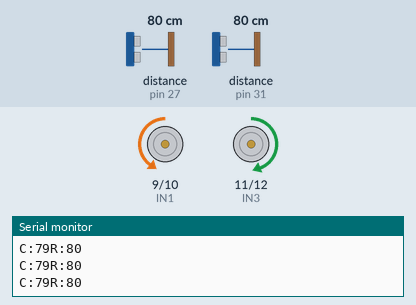
Recording of a sketch running on a simulated Arduino Mega 2560, built with avr-gcc and run on an emulated ATmega2560. Parts: motor-driver pin pairs drawn as motors (green arrow = first pin HIGH = forward, orange = second pin HIGH = backward, longer = more drive, scaled by the enable pin), the last lines printed to the serial monitor. Wiring (inferred from the names in the program): 2 × ultrasonic range finder: trigger pin 26, echo pin 27 / trigger pin 30, echo pin 31. The inputs (shaded band) are chosen by the test bench; at power-on: distance to the obstacle (sensors on pin 27, pin 31) 80 cm. The echo pulse lasts 58.3 µs per cm.

Above: at 1.7 s.
1.8 s: distance to the obstacle (sensor on pin 27) set to 10 cm
4.8 s: distance to the obstacle (sensor on pin 27) set to 7 cm
At 5.6 s:
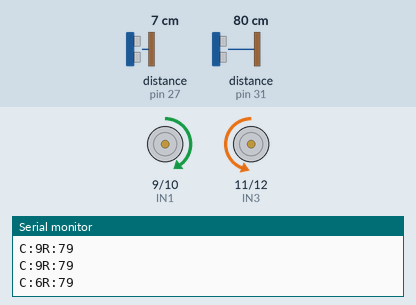
At 7.1 s:
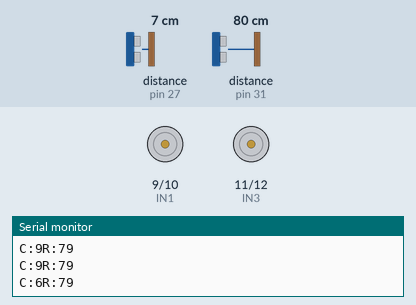
7.8 s: distance to the obstacle (sensor on pin 27) set to 9 cm
10.8 s: distance to the obstacle (sensor on pin 31) set to 20 cm
12.3 s: distance to the obstacle (sensor on pin 31) set to 16 cm
At 12.9 s:
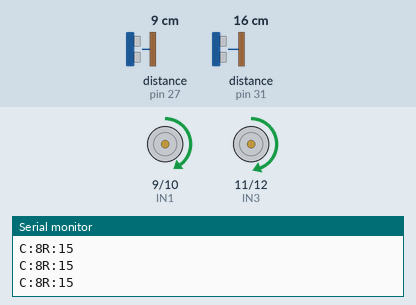
Timing chart, 0 to 15.3 s (numbered marks = the images above; inputs shaded):
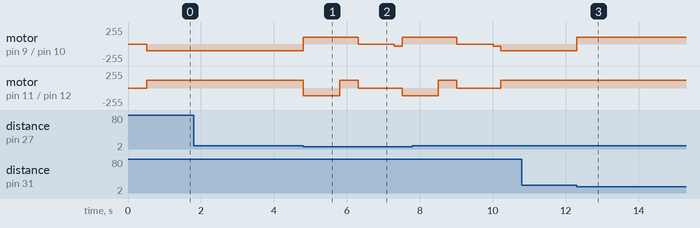

The sketch:

along_the_wall0826.ino
```cpp
#include <Servo.h>

Servo myservo1;
////motor control mode pin
#define ENA 8
#define IN1 9
#define IN2 10
#define IN3 11
#define IN4 12
#define ENB 13
//wheel speed
#define speedleft 100
#define speedright 116
#define servo1 5
//supersonic mode pin
#define R_trigger 30
#define R_echo 31
#define C_trigger 26
#define C_echo 27

int L_cm = 0, R_cm = 0, C_cm = 0;
long R_duration, L_duration, C_duration;
const int turn_Distance = 20;
bool startup = 0;
void stop_motor(){
  digitalWrite(IN1, HIGH);
  digitalWrite(IN2, HIGH);
  digitalWrite(IN3, HIGH);
  digitalWrite(IN4, HIGH);
}

void servo_setup() {
  pinMode(servo1, OUTPUT);
  myservo1.attach(servo1);
  myservo1.write(135);
  delay(1000);
}

int go_straight(int left,int right){
  digitalWrite(IN1, LOW);
  digitalWrite(IN2, HIGH);
  digitalWrite(IN3, HIGH);
  digitalWrite(IN4, LOW);
  analogWrite(ENA, left);
  analogWrite(ENB, right);
}
//void go_rightfornt(){
//  digitalWrite(IN1, LOW);
//  digitalWrite(IN2, HIGH);
//  digitalWrite(IN3, HIGH);
//  digitalWrite(IN4, LOW);
//  analogWrite(ENA, speedleft);
//  analogWrite(ENB, speedright-15);
//}

void go_back(){
  digitalWrite(IN1, HIGH);
  digitalWrite(IN2, LOW);
  digitalWrite(IN3, LOW);
  digitalWrite(IN4, HIGH);
  analogWrite(ENA, speedleft);
  analogWrite(ENB, speedright);
}

void turn_right(int left = speedleft, int right = speedright) {
  digitalWrite(IN1, LOW);
  digitalWrite(IN2, HIGH);
  digitalWrite(IN3, LOW);
  digitalWrite(IN4, HIGH);
  analogWrite(ENA, left);
  analogWrite(ENB, right);
}

void turn_left(int left = speedleft, int right = speedright) {
  digitalWrite(IN1, HIGH);
  digitalWrite(IN2, LOW);
  digitalWrite(IN3, HIGH);
  digitalWrite(IN4, LOW);
  analogWrite(ENA, speedleft);
  analogWrite(ENB, speedright);

}
void Distance(){

  digitalWrite(R_trigger, LOW);
  delayMicroseconds(5);
  digitalWrite(R_trigger, HIGH);
  delayMicroseconds(10);
  digitalWrite(R_trigger, LOW);

  pinMode(R_echo, INPUT);
  R_duration = pulseIn(R_echo, HIGH);

  R_cm = (R_duration/2) / 29.1;

  digitalWrite(C_trigger, LOW);
  delayMicroseconds(5);
  digitalWrite(C_trigger, HIGH);
  delayMicroseconds(10);
  digitalWrite(C_trigger, LOW);

  pinMode(C_echo, INPUT);
  C_duration = pulseIn(C_echo, HIGH);

  C_cm = (C_duration/2) / 29.1;
}
void setup() {
  Serial.begin(115200);
  pinMode(ENA, OUTPUT);
  pinMode(ENB, OUTPUT);
  pinMode(IN1, OUTPUT);
  pinMode(IN2, OUTPUT);
  pinMode(IN3, OUTPUT);
  pinMode(IN4, OUTPUT);

  pinMode(R_trigger, OUTPUT);
  pinMode(C_trigger, OUTPUT);
  pinMode(R_echo, INPUT);
  pinMode(C_echo, INPUT);

  delay(500);
}
void loop() {
  //servo_setup();
  Distance();
  Serial.print("C:");
  Serial.print(C_cm);
  Serial.print("R:");
  Serial.print(R_cm);
  Serial.print("\n");

  if(C_cm < turn_Distance-12){
    go_back();
    delay(1000);
    turn_left();
    delay(500);
    stop_motor();
    delay(1000);
    startup =1;
    if(startup == 1){
    go_straight(30,0);
    delay(200);
    }
  }
  else if(R_cm < turn_Distance-2){
    turn_left(0,30);
    delay(75);
    stop_motor();
  }
  else{
  go_straight(speedleft, speedright);
  startup=0;
  }
}
```

Measured:
- the behaviour switches between 9 and 8 cm on distance to the obstacle (sensor on pin 27) (found by bisection; images 0 and 1)
- the behaviour switches between 19 and 18 cm on distance to the obstacle (sensor on pin 31) (found by bisection; images 2 and 3)
- after the input at 12.3 s, motor on pin 9 (IN1) / pin 10 (IN2): backward 100/255 → forward 100/255 at once
